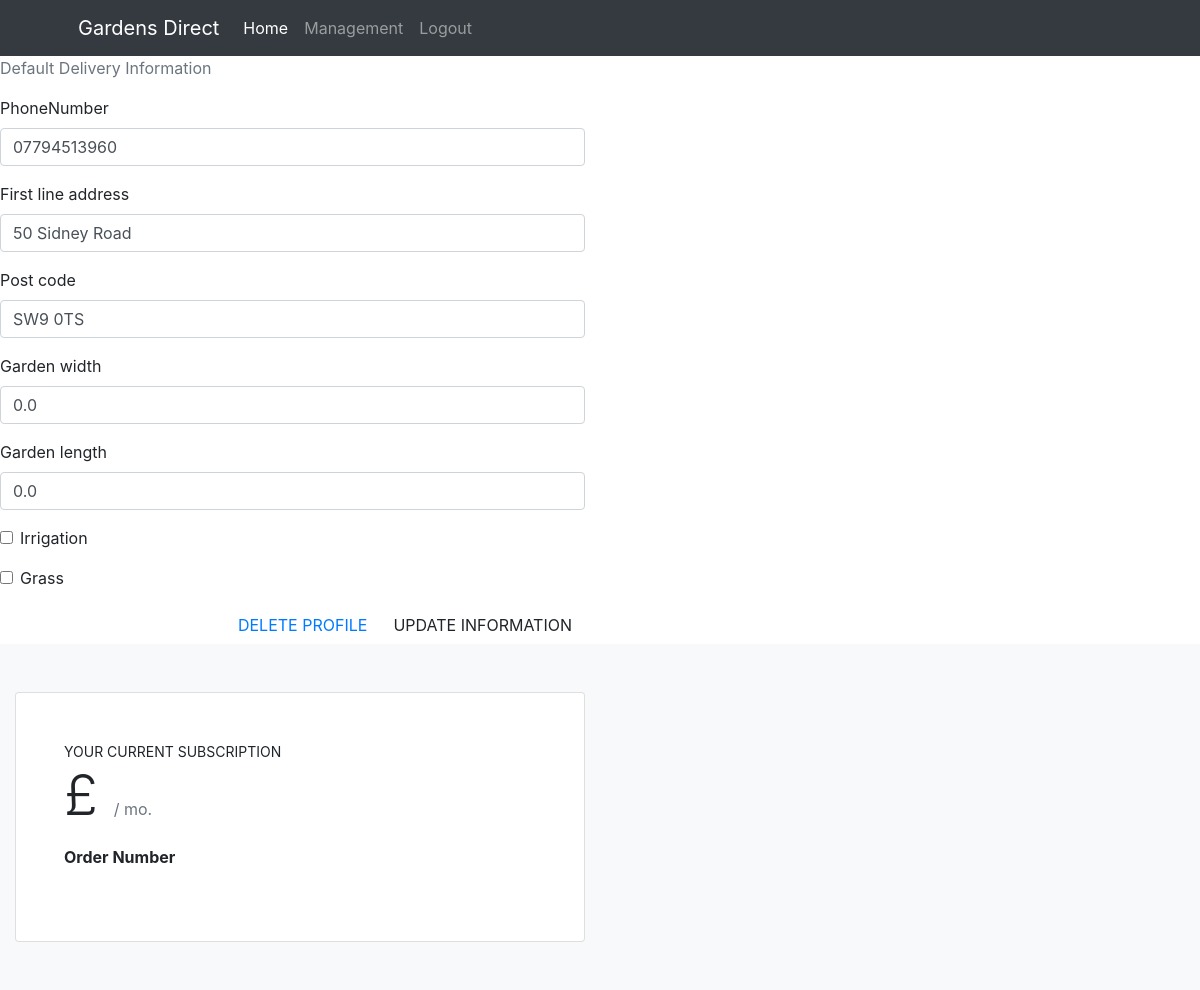
Before: /profile/ (signed in) with the older database file.
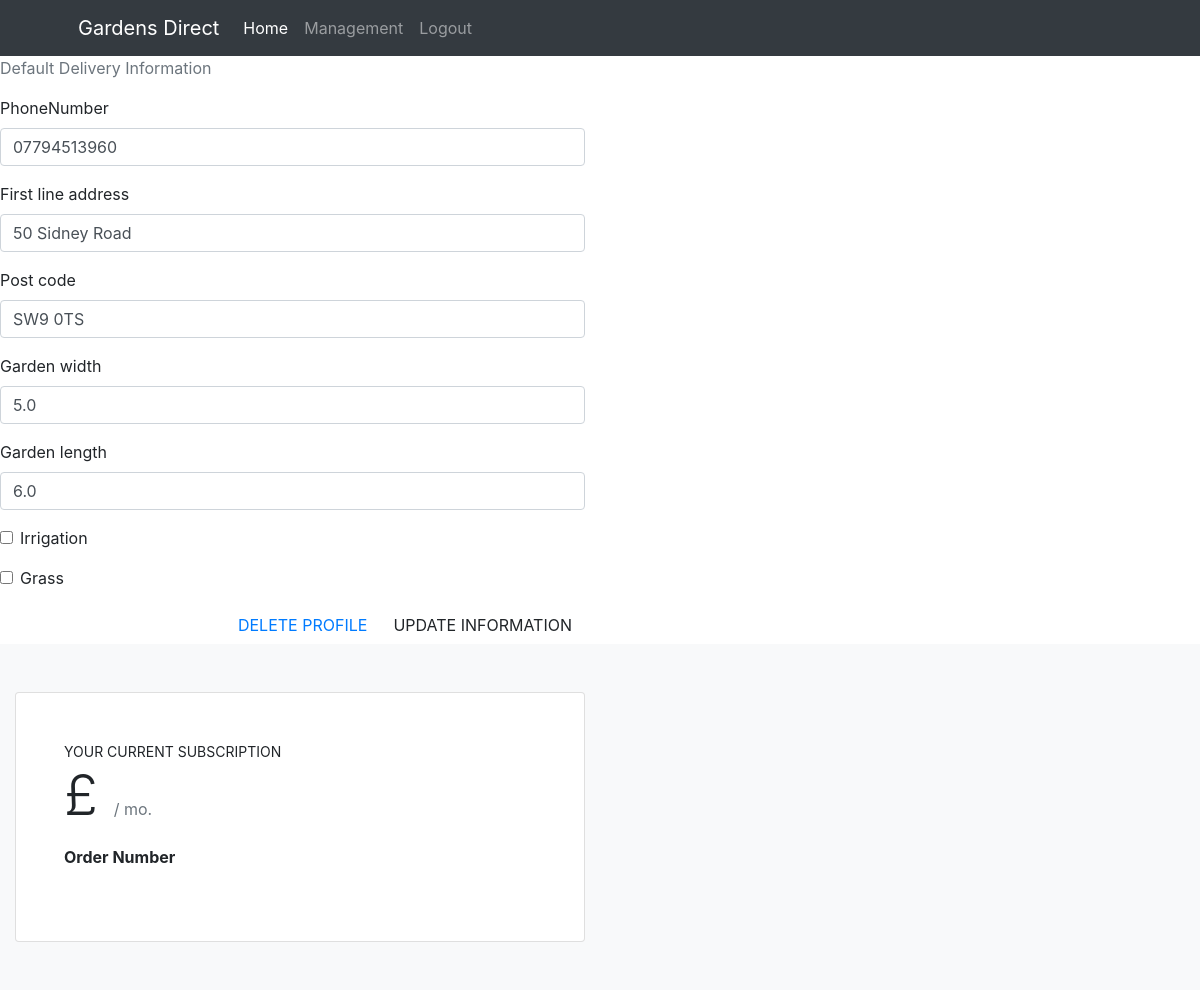
After: the same page with the newer database file.
### profiles/models.py (models this page shows, shortened)
class UserProfile(models.Model):
    user = models.OneToOneField(User, on_delete=models.CASCADE)
    phoneNumber = models.CharField(max_length=20, null=True,blank=True)
    First_line_address = models.CharField(max_length=80,null=True,blank=True)
    Post_code = models.CharField(max_length=20,null=True,blank=True)
    garden_width = models.FloatField(default=0,blank=True)
    garden_length = models.FloatField(default=0,blank=True)
    irrigation = models.BooleanField(default=False)
    grass = models.BooleanField(default=False)
    quote = models.FloatField(default=0,editable=True,blank=True)
    def __str__(self):
        return self.user.username

### profiles/views.py (the view)
# urls.py: path('profile/', include('profiles.urls')),
@login_required
def profile(request):
    profile = get_object_or_404(UserProfile,user=request.user)
    print(profile)
    if request.method=='POST':
        form = UserProfileForm(request.POST,instance=profile)
        if form.is_valid():
            form.save()
            messages.success(request, 'Profile updated successfully')
            return redirect('/')
        else:
            messages.error(request,
                           ('update failed'))
    else:
        form = UserProfileForm(instance=profile)
    if sub_user_details.objects.filter(user__username__contains=profile.user):
        subs = get_object_or_404(sub_user_details,user=request.user)
        load_sub = subs
    else:
        load_sub = 'Your Dont have a purchase yet'
    template = 'profiles/profile.html'
    context = {
        'form':form,
        'load_sub':load_sub
    }
    return render(request,template,context)

### profiles/forms.py
class UserProfileForm(forms.ModelForm):
    class Meta:
        model = UserProfile
        exclude = ('user','quote')
    def __init__(self, *args, **kwargs):
        super().__init__(*args, **kwargs)

### profiles/templates/profiles/profile.html (shortened to what this page needs)
{% extends "base.html" %}
{% load static %}
{% load crispy_forms_tags %}
{% block content %}
<div class="row">
    <div class="col-12 col-lg-6">
        <p class="text-muted">Default Delivery Information</p>
        <form class="mt-3" action="{% url 'profile' %}" method="POST" id="profile-update-form">
            {{ form|crispy }}
            <button class="btn btn-black rounded-0 text-uppercase float-right">Update Information</button>
        </form>
        <button class="btn btn-black rounded-0 text-uppercase float-right"><a href="{% url 'delete_profile' %}">Delete Profile</a></button>
    </div>
</div>
<section class="bg-light py-5">
    <div class="col-lg-6 order-lg-1">
        <div class="card mb-5 mb-xl-0">
            <div class="card-body p-5">
                <div class="small text-uppercase fw-bold">
                   Your Current Subscription
                </div>
                <div class="mb-3">
                    <span class="display-4 fw-bold">£ {{ load_sub.subscription_cost }}
                    </span>
                    <span class="text-muted">/ mo.</span>
                </div>
                <ul class="list-unstyled mb-4">
                    <li class="mb-2">
                        <strong>Order Number</strong>
                    </li>
                </ul>
            </div>
        </div>
    </div>
{% endblock %}

Changed rows visible on the page:
changed UserProfile "50 Sidney Road": garden_width "0.0" → "5.0"; garden_length "0.0" → "6.0"
